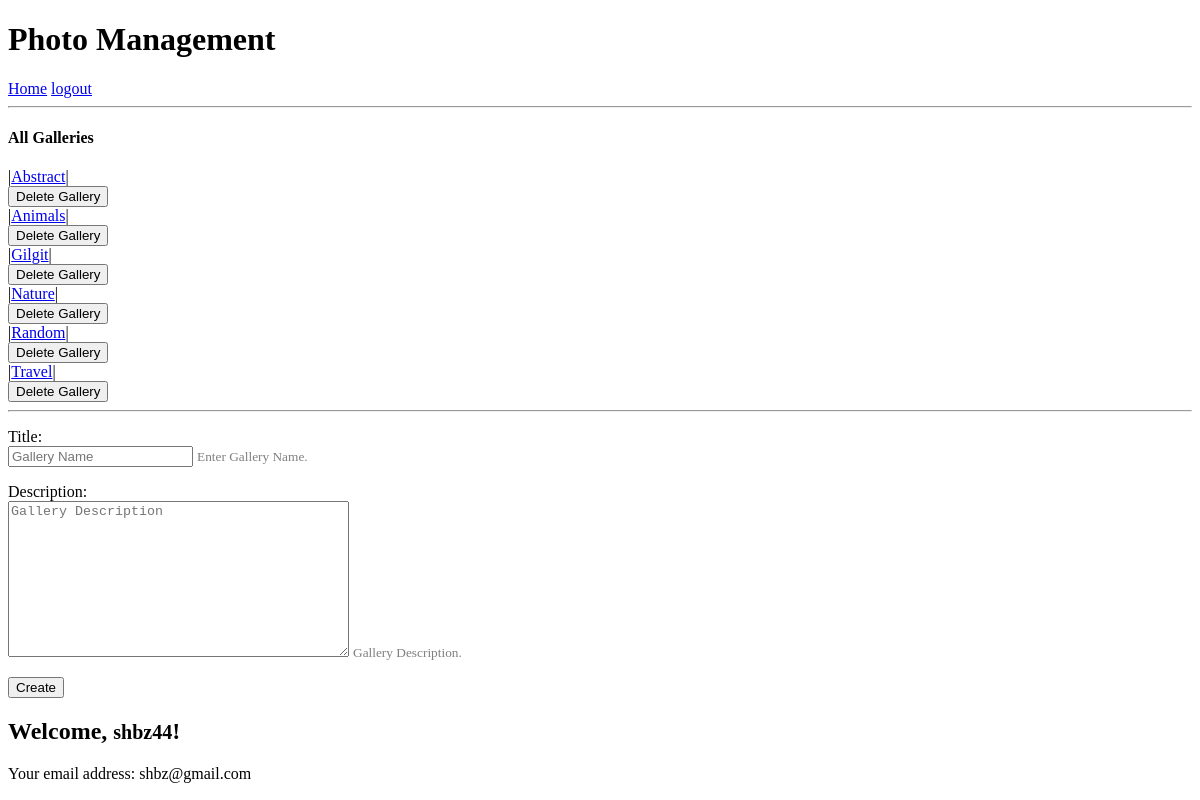
Page / (signed in) on the earlier database version.
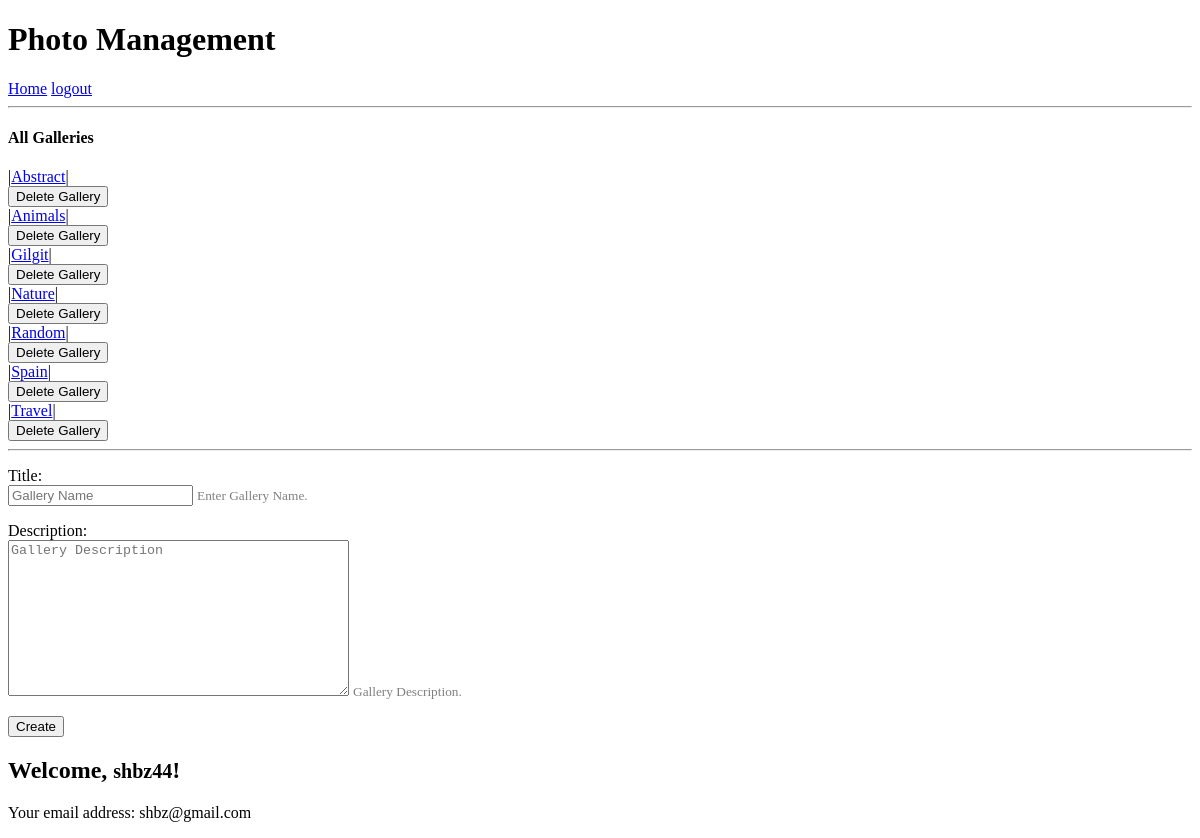
Same page on the later database version.
### photomanagementapp/models.py (models this page shows, shortened)
class Gallery(models.Model):
    title = models.CharField(_('title'), max_length=100, unique=True)
    description = models.TextField(_('description'), blank=True, null=True)
    created_at = models.DateTimeField(_('created_at'), auto_now_add=True)
    class Meta:
        verbose_name = _('gallery')
        verbose_name_plural = _('galleries')
        ordering = ('title',)

### photomanagementapp/views.py (the view, shortened to what this page needs)
# urls.py: url(r'^$', IndexView.as_view(), name='home'),
class IndexView(generic.TemplateView):
    template_name = 'jinja2/index.html'
    def get(self, request, *args, **kwargs):
        galleries = Gallery.objects.all()
        form = GalleryCreationForm()
        return render(request, self.template_name, {'galleries': galleries, 'form': form})

### photomanagementapp/forms.py (shortened to what this page needs)
class GalleryCreationForm(forms.ModelForm):
    title = forms.CharField(widget=(forms.TextInput(attrs={'class': 'form-control', 'placeholder': 'Gallery Name'})),
                            max_length=100, required=False, help_text='Enter Gallery Name.')
    description = forms.CharField(
        widget=(forms.Textarea(attrs={'class': 'form-control', 'placeholder': 'Gallery Description'})), required=False,
        help_text='Gallery Description.')
    class Meta:
        model = Gallery
        fields = ('title', 'description')

### photomanagementapp/templates/jinja2/index.html (shortened to what this page needs)
{% extends 'jinja2/base.html' %}
{% block content %}
    {% if user.is_authenticated %}
        <h4>All Galleries </h4>
        {% for gallery in galleries %}
        |<a href="{% url 'photos' gallery.id %}">{{ gallery.title }}</a>|
            <form method="post" action="{% url 'delete_gallery' gallery.id %}">
                <button class="delete glyphicon glyphicon-trash">Delete Gallery</button>
            </form>
        {% endfor %}
        <hr>
        <form method="post">
            {% for field in form %}
          <p>
            {{ field.label_tag }}<br>
            {{ field }}
            {% if field.help_text %}
              <small style="color: grey">{{ field.help_text }}</small>
            {% endif %}
          </p>
            {% endfor %}
            <button type="submit">Create</button>
      </form>
  <h2>Welcome, {{ user.get_full_name }} <small>{{ user.username }}</small>!</h2>
  <p>Your email address: {{ user.email }}</p>
    {% endif %}
{% endblock %}

Differences in the rows shown:
added Gallery: title "Spain"
